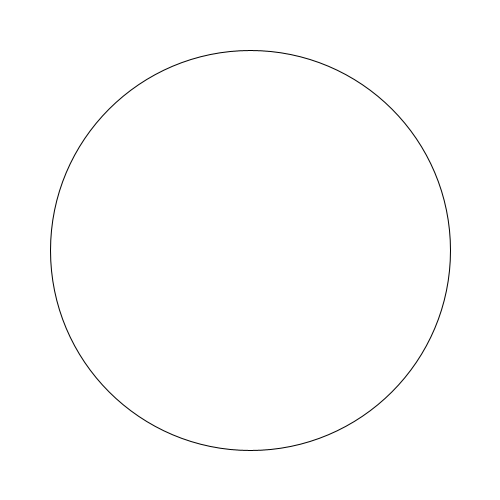
Frame 1 (no input)
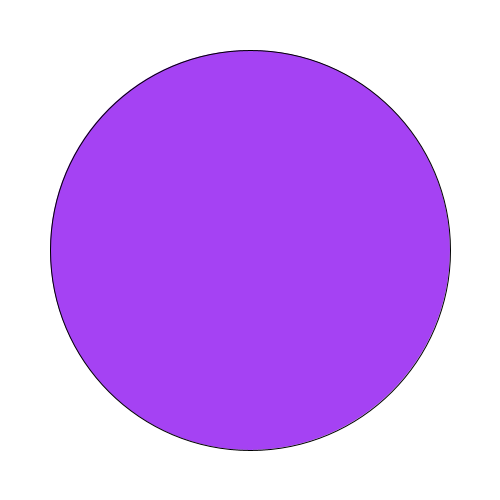
Frame 60 (the mouse pressed at the canvas centre just before this capture)
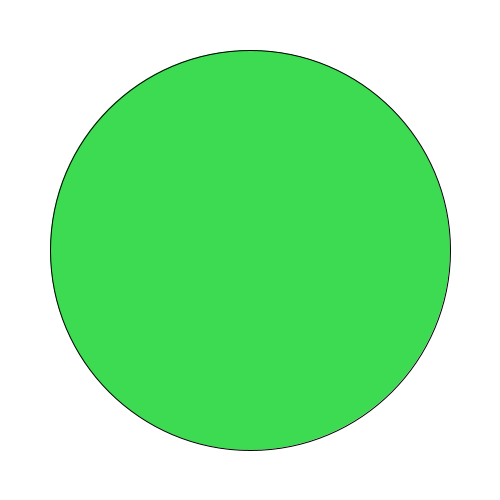
Frame 120 (the mouse held since frame 60 and released just before this capture)

The Processing sketch that drew these frames (run headless with seeded random() and noise(); from frame 60 on, the mouse is pressed at the canvas centre):

// Processing sketch: Exercise5
// ── Exercise5.pde
void setup() {
    size(500,500);
}

void draw() {
    background(255);
    if (frameCount % 60 == 0) {
        float r=random(256);
        float g=random(256);
        float b=random(256);
        fill(r,g,b);
    }
    ellipse(width/2,height/2,400,400);
}
